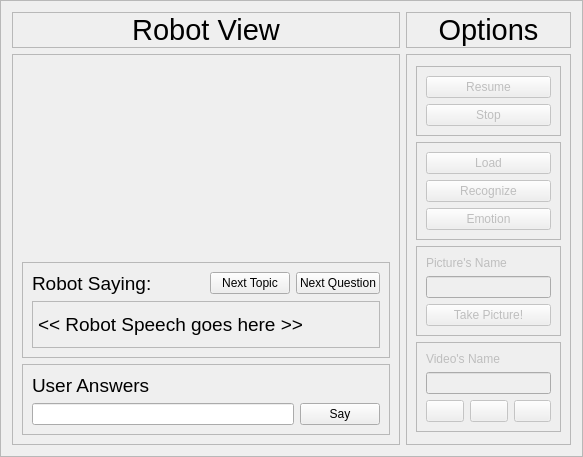
         <widget class="QFrame" name="frame_62">
          <property name="maximumSize">
           <size>
            <width>773</width>
            <height>574</height>
           </size>
          </property>
          <property name="frameShape">
           <enum>QFrame::StyledPanel</enum>
          </property>
          <property name="frameShadow">
           <enum>QFrame::Raised</enum>
          </property>
          <layout class="QGridLayout" name="gridLayout_52">
           <item row="1" column="0">
            <widget class="QFrame" name="frame_48">
             <property name="maximumSize">
              <size>
               <width>582</width>
               <height>521</height>
              </size>
             </property>
             <property name="font">
              <font>
               <family>Ubuntu</family>
              </font>
             </property>
             <property name="frameShape">
              <enum>QFrame::StyledPanel</enum>
             </property>
             <property name="frameShadow">
              <enum>QFrame::Raised</enum>
             </property>
             <layout class="QGridLayout" name="gridLayout_73">
              <item row="0" column="1">
               <spacer name="verticalSpacer_8">
                <property name="orientation">
                 <enum>Qt::Vertical</enum>
                </property>
                <property name="sizeHint" stdset="0">
                 <size>
                  <width>20</width>
                  <height>40</height>
                 </size>
                </property>
               </spacer>
              </item>
              <item row="4" column="0" colspan="3">
               <widget class="QFrame" name="frame_83">
                <property name="frameShape">
                 <enum>QFrame::StyledPanel</enum>
                </property>
                <property name="frameShadow">
                 <enum>QFrame::Raised</enum>
                </property>
                <layout class="QGridLayout" name="gridLayout_72">
                 <item row="0" column="0">
                  <widget class="QLabel" name="label_199">
                   <property name="font">
                    <font>
                     <pointsize>14</pointsize>
                    </font>
                   </property>
                   <property name="text">
                    <string>User Answers</string>
                   </property>
                  </widget>
                 </item>
                 <item row="1" column="0">
                  <widget class="QLineEdit" name="run_user_answer"/>
                 </item>
                 <item row="1" column="1">
                  <widget class="QPushButton" name="run_user_say_pushButton">
                   <property name="text">
                    <string>Say</string>
                   </property>
                  </widget>
                 </item>
                </layout>
               </widget>
              </item>
              <item row="1" column="1">
               <widget class="QLabel" name="img_from_cam">
                <property name="maximumSize">
                 <size>
                  <width>320</width>
                  <height>240</height>
                 </size>
                </property>
                <property name="text">
                 <string/>
                </property>
                <property name="pixmap">
                 <pixmap resource="imgs.qrc">:/imgs/cub.jpg</pixmap>
                </property>
                <property name="scaledContents">
                 <bool>true</bool>
                </property>
               </widget>
              </item>
              <item row="3" column="0" colspan="3">
               <widget class="QFrame" name="frame_84">
                <property name="frameShape">
                 <enum>QFrame::StyledPanel</enum>
                </property>
                <property name="frameShadow">
                 <enum>QFrame::Raised</enum>
                </property>
                <layout class="QGridLayout" name="gridLayout_40">
                 <item row="0" column="2">
                  <spacer name="horizontalSpacer_36">
                   <property name="orientation">
                    <enum>Qt::Horizontal</enum>
                   </property>
                   <property name="sizeHint" stdset="0">
                    <size>
                     <width>40</width>
                     <height>20</height>
                    </size>
                   </property>
                  </spacer>
                 </item>
                 <item row="0" column="0">
                  <widget class="QLabel" name="label_103">
                   <property name="font">
                    <font>
                     <pointsize>14</pointsize>
                    </font>
                   </property>
                   <property name="text">
                    <string>Robot Saying:</string>
                   </property>
                  </widget>
                 </item>
                 <item row="0" column="4">
                  <widget class="QPushButton" name="run_next_question_pushButton">
                   <property name="text">
                    <string>Next Question</string>
                   </property>
                  </widget>
                 </item>
                 <item row="1" column="0" colspan="5">
                  <widget class="QLabel" name="robot_speech">
                   <property name="minimumSize">
                    <size>
                     <width>0</width>
                     <height>47</height>
                    </size>
                   </property>
                   <property name="font">
                    <font>
                     <pointsize>14</pointsize>
                    </font>
                   </property>
                   <property name="frameShape">
                    <enum>QFrame::StyledPanel</enum>
                   </property>
                   <property name="text">
                    <string>&lt;&lt; Robot Speech goes here &gt;&gt;</string>
                   </property>
                  </widget>
                 </item>
                 <item row="0" column="3">
                  <widget class="QPushButton" name="run_next_topic_pushButton">
                   <property name="text">
                    <string>Next Topic</string>
                   </property>
                  </widget>
                 </item>
                </layout>
               </widget>
              </item>
              <item row="2" column="1">
               <spacer name="verticalSpacer_11">
                <property name="orientation">
                 <enum>Qt::Vertical</enum>
                </property>
                <property name="sizeHint" stdset="0">
                 <size>
                  <width>20</width>
                  <height>40</height>
                 </size>
                </property>
               </spacer>
              </item>
              <item row="1" column="0">
               <spacer name="horizontalSpacer_34">
                <property name="orientation">
                 <enum>Qt::Horizontal</enum>
                </property>
                <property name="sizeHint" stdset="0">
                 <size>
                  <width>40</width>
                  <height>20</height>
                 </size>
                </property>
               </spacer>
              </item>
              <item row="1" column="2">
               <spacer name="horizontalSpacer_35">
                <property name="orientation">
                 <enum>Qt::Horizontal</enum>
                </property>
                <property name="sizeHint" stdset="0">
                 <size>
                  <width>40</width>
                  <height>20</height>
                 </size>
                </property>
               </spacer>
              </item>
             </layout>
            </widget>
           </item>
           <item row="1" column="1">
            <widget class="QFrame" name="run_options_frame">
             <property name="enabled">
              <bool>false</bool>
             </property>
             <property name="maximumSize">
              <size>
               <width>165</width>
               <height>1111</height>
              </size>
             </property>
             <property name="font">
              <font>
               <family>Ubuntu</family>
              </font>
             </property>
             <property name="frameShape">
              <enum>QFrame::StyledPanel</enum>
             </property>
             <property name="frameShadow">
              <enum>QFrame::Raised</enum>
             </property>
             <layout class="QVBoxLayout" name="verticalLayout_2">
              <item>
               <spacer name="verticalSpacer_13">
                <property name="orientation">
                 <enum>Qt::Vertical</enum>
                </property>
                <property name="sizeHint" stdset="0">
                 <size>
                  <width>20</width>
                  <height>2</height>
                 </size>
                </property>
               </spacer>
              </item>
              <item>
               <widget class="QFrame" name="frame">
                <property name="frameShape">
                 <enum>QFrame::StyledPanel</enum>
                </property>
                <layout class="QVBoxLayout" name="verticalLayout_16">
                 <item>
                  <widget class="QPushButton" name="pushButton_start_robot_view">
                   <property name="enabled">
                    <bool>false</bool>
                   </property>
                   <property name="text">
                    <string>Resume</string>
                   </property>
                  </widget>
                 </item>
                 <item>
                  <widget class="QPushButton" name="pushButton_stop_robot_view">
                   <property name="enabled">
                    <bool>false</bool>
                   </property>
                   <property name="text">
                    <string>Stop</string>
                   </property>
                  </widget>
                 </item>
                </layout>
               </widget>
              </item>
              <item>
               <widget class="QFrame" name="frame_78">
                <property name="frameShape">
                 <enum>QFrame::StyledPanel</enum>
                </property>
                <property name="frameShadow">
                 <enum>QFrame::Raised</enum>
                </property>
                <layout class="QVBoxLayout" name="verticalLayout_18">
                 <item>
                  <widget class="QPushButton" name="run_load_pushButton">
                   <property name="text">
                    <string>Load</string>
                   </property>
                  </widget>
                 </item>
                 <item>
                  <widget class="QPushButton" name="run_facerecog_pushButton">
                   <property name="text">
                    <string>Recognize</string>
                   </property>
                  </widget>
                 </item>
                 <item>
                  <widget class="QPushButton" name="run_emotion_pushButton">
                   <property name="text">
                    <string>Emotion</string>
                   </property>
                  </widget>
                 </item>
                </layout>
               </widget>
              </item>
              <item>
               <widget class="QFrame" name="frame_76">
                <property name="frameShape">
                 <enum>QFrame::StyledPanel</enum>
                </property>
                <property name="frameShadow">
                 <enum>QFrame::Raised</enum>
                </property>
                <layout class="QVBoxLayout" name="verticalLayout_17">
                 <item>
                  <widget class="QLabel" name="label_79">
                   <property name="text">
                    <string>Picture's Name</string>
                   </property>
                  </widget>
                 </item>
                 <item>
                  <widget class="QLineEdit" name="run_picname_lineEdit"/>
                 </item>
                 <item>
                  <widget class="QPushButton" name="run_takepic_pushButton">
                   <property name="enabled">
                    <bool>false</bool>
                   </property>
                   <property name="text">
                    <string>Take Picture!</string>
                   </property>
                  </widget>
                 </item>
                </layout>
               </widget>
              </item>
              <item>
               <widget class="QFrame" name="frame_79">
                <property name="frameShape">
                 <enum>QFrame::StyledPanel</enum>
                </property>
                <property name="frameShadow">
                 <enum>QFrame::Raised</enum>
                </property>
                <layout class="QGridLayout" name="gridLayout_63">
                 <item row="2" column="1">
                  <widget class="QPushButton" name="run_pausevid_button">
                   <property name="enabled">
                    <bool>false</bool>
                   </property>
                   <property name="mouseTracking">
                    <bool>false</bool>
                   </property>
                   <property name="text">
                    <string/>
                   </property>
                   <property name="icon">
                    <iconset resource="imgs.qrc">
                     <normaloff>:/imgs/pause.png</normaloff>:/imgs/pause.png</iconset>
                   </property>
                  </widget>
                 </item>
                 <item row="1" column="0" colspan="3">
                  <widget class="QLineEdit" name="run_videoname_lineEdit"/>
                 </item>
                 <item row="2" column="0">
                  <widget class="QPushButton" name="run_recvid_button">
                   <property name="enabled">
                    <bool>false</bool>
                   </property>
                   <property name="text">
                    <string/>
                   </property>
                   <property name="icon">
                    <iconset resource="imgs.qrc">
                     <normaloff>:/imgs/rec.png</normaloff>:/imgs/rec.png</iconset>
                   </property>
                  </widget>
                 </item>
                 <item row="2" column="2">
                  <widget class="QPushButton" name="run_stopvid_button">
                   <property name="enabled">
                    <bool>false</bool>
                   </property>
                   <property name="mouseTracking">
                    <bool>false</bool>
                   </property>
                   <property name="text">
                    <string/>
                   </property>
                   <property name="icon">
                    <iconset resource="imgs.qrc">
                     <normaloff>:/imgs/stop.png</normaloff>:/imgs/stop.png</iconset>
                   </property>
                  </widget>
                 </item>
                 <item row="0" column="0" colspan="3">
                  <widget class="QLabel" name="label_193">
                   <property name="text">
                    <string>Video's Name</string>
                   </property>
                  </widget>
                 </item>
                </layout>
               </widget>
              </item>
              <item>
               <spacer name="verticalSpacer_14">
                <property name="orientation">
                 <enum>Qt::Vertical</enum>
                </property>
                <property name="sizeHint" stdset="0">
                 <size>
                  <width>20</width>
                  <height>3</height>
                 </size>
                </property>
               </spacer>
              </item>
             </layout>
            </widget>
           </item>
           <item row="0" column="0">
            <widget class="QLabel" name="label_83">
             <property name="font">
              <font>
               <family>Ubuntu</family>
               <pointsize>22</pointsize>
              </font>
             </property>
             <property name="frameShape">
              <enum>QFrame::StyledPanel</enum>
             </property>
             <property name="text">
              <string>Robot View</string>
             </property>
             <property name="alignment">
              <set>Qt::AlignCenter</set>
             </property>
            </widget>
           </item>
           <item row="0" column="1">
            <widget class="QLabel" name="label_84">
             <property name="font">
              <font>
               <family>Ubuntu</family>
               <pointsize>22</pointsize>
              </font>
             </property>
             <property name="frameShape">
              <enum>QFrame::StyledPanel</enum>
             </property>
             <property name="text">
              <string>Options</string>
             </property>
             <property name="alignment">
              <set>Qt::AlignCenter</set>
             </property>
            </widget>
           </item>
          </layout>
         </widget>
